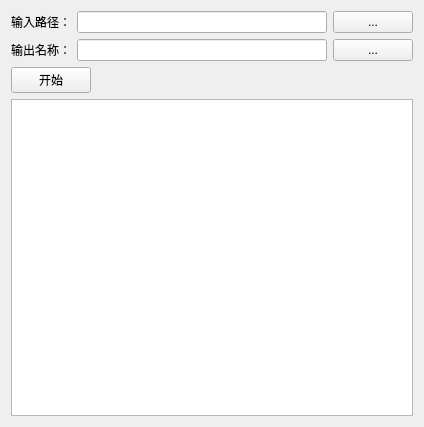
<?xml version="1.0" encoding="UTF-8"?>
<ui version="4.0">
 <class>md_megerClass</class>
 <widget class="QWidget" name="md_megerClass">
  <property name="geometry">
   <rect>
    <x>0</x>
    <y>0</y>
    <width>422</width>
    <height>427</height>
   </rect>
  </property>
  <property name="windowTitle">
   <string>md_meger</string>
  </property>
  <layout class="QVBoxLayout" name="verticalLayout">
   <item>
    <layout class="QHBoxLayout" name="horizontalLayout">
     <item>
      <widget class="QLabel" name="label">
       <property name="minimumSize">
        <size>
         <width>60</width>
         <height>0</height>
        </size>
       </property>
       <property name="maximumSize">
        <size>
         <width>60</width>
         <height>16777215</height>
        </size>
       </property>
       <property name="text">
        <string>输入路径：</string>
       </property>
      </widget>
     </item>
     <item>
      <widget class="QLineEdit" name="line_edit_output_path">
       <property name="minimumSize">
        <size>
         <width>250</width>
         <height>0</height>
        </size>
       </property>
      </widget>
     </item>
     <item>
      <widget class="QPushButton" name="pushButton">
       <property name="text">
        <string>...</string>
       </property>
      </widget>
     </item>
    </layout>
   </item>
   <item>
    <layout class="QHBoxLayout" name="horizontalLayout_2">
     <item>
      <widget class="QLabel" name="label_2">
       <property name="minimumSize">
        <size>
         <width>60</width>
         <height>0</height>
        </size>
       </property>
       <property name="maximumSize">
        <size>
         <width>60</width>
         <height>16777215</height>
        </size>
       </property>
       <property name="text">
        <string>输出名称：</string>
       </property>
      </widget>
     </item>
     <item>
      <widget class="QLineEdit" name="line_edit_input_path">
       <property name="minimumSize">
        <size>
         <width>250</width>
         <height>0</height>
        </size>
       </property>
      </widget>
     </item>
     <item>
      <widget class="QPushButton" name="pushButton_2">
       <property name="text">
        <string>...</string>
       </property>
      </widget>
     </item>
    </layout>
   </item>
   <item>
    <layout class="QHBoxLayout" name="horizontalLayout_3">
     <item>
      <widget class="QPushButton" name="btn_start">
       <property name="text">
        <string>开始</string>
       </property>
      </widget>
     </item>
     <item>
      <spacer name="horizontalSpacer">
       <property name="orientation">
        <enum>Qt::Horizontal</enum>
       </property>
       <property name="sizeHint" stdset="0">
        <size>
         <width>40</width>
         <height>20</height>
        </size>
       </property>
      </spacer>
     </item>
    </layout>
   </item>
   <item>
    <widget class="QListWidget" name="listWidget">
     <property name="minimumSize">
      <size>
       <width>0</width>
       <height>300</height>
      </size>
     </property>
     <property name="dragEnabled">
      <bool>true</bool>
     </property>
     <property name="dragDropMode">
      <enum>QAbstractItemView::InternalMove</enum>
     </property>
    </widget>
   </item>
  </layout>
 </widget>
 <layoutdefault spacing="6" margin="11"/>
 <resources>
  <include location="md_meger.qrc"/>
 </resources>
 <connections/>
</ui>
